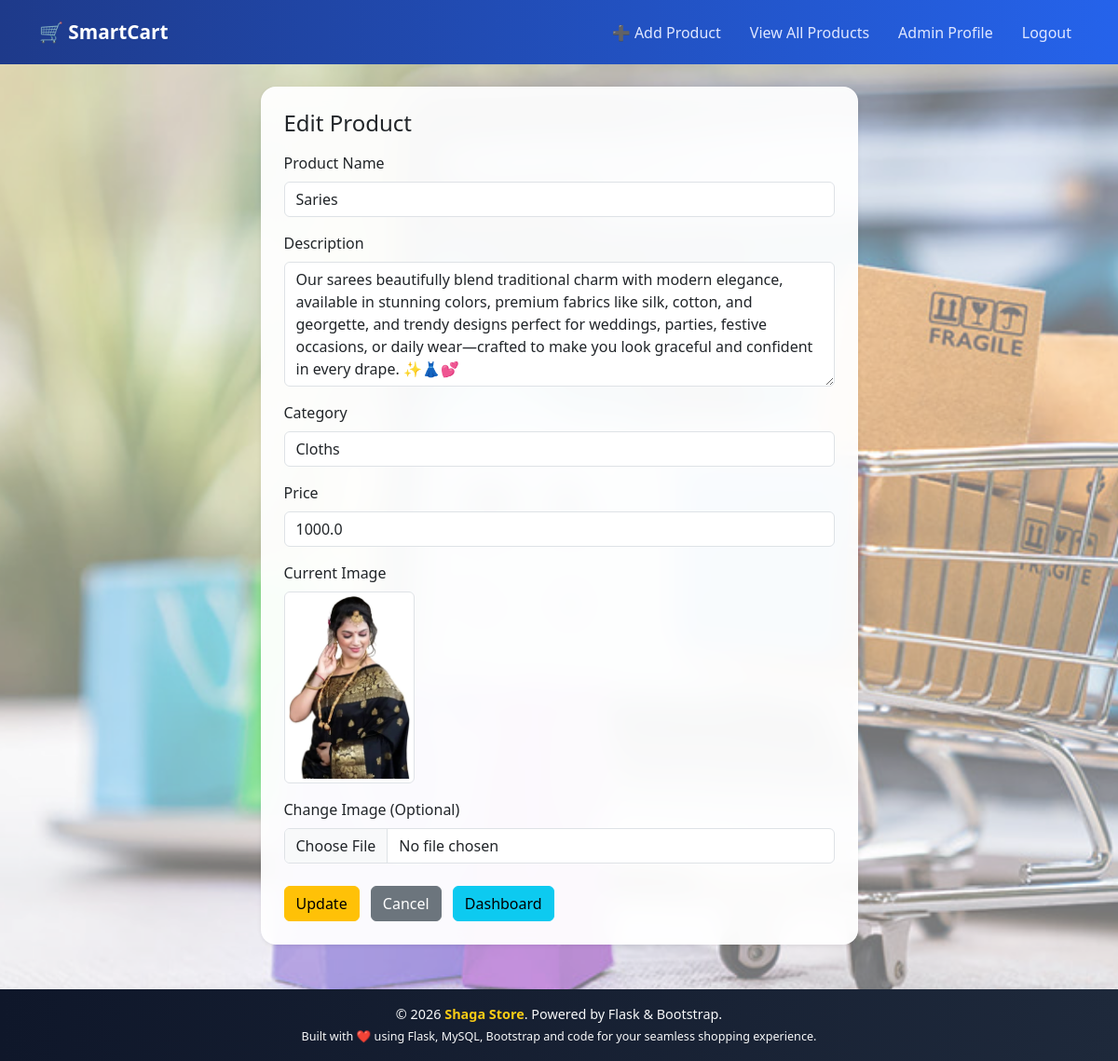
Screenshot of /admin/update-item/2 (signed in) with the database file from the repository.
### tables this page shows
CREATE TABLE products (
    product_id INTEGER PRIMARY KEY AUTOINCREMENT,
    name TEXT,
    description TEXT,
    category TEXT,
    price REAL,
    image TEXT,
    admin_id INTEGER
);

### app.py (the view)
@app.route('/admin/update-item/<int:item_id>', methods=['GET'])
def update_item_page(item_id):
    if 'admin_id' not in session:
        flash("Please login!", "danger")
        return redirect('/admin-login')
    conn = get_db_connection()
    cursor = conn.cursor()
    cursor.execute("SELECT * FROM products WHERE product_id = ?", (item_id,))
    product = cursor.fetchone()
    cursor.close()
    conn.close()
    if not product:
        flash("Product not found!", "danger")
        return redirect('/admin/item-list')
    return render_template("admin/update_item.html", product=product)

### app.py (called while the page is built)
def get_db_connection():
    conn = sqlite3.connect("smartcart.db")
    conn.row_factory = sqlite3.Row   # dictionary=True replacement
    return conn

### templates/admin/update_item.html (shortened to what this page needs)
{% extends 'base.html' %}
{% block content %}
<div class="row justify-content-center">
  <div class="col-md-8 col-lg-7">
    <div class="card shadow-sm">
      <div class="card-body p-4">
        <h4 class="mb-3">Edit Product</h4>
        <form method="POST"
              action="/admin/update-item/{{ product.product_id }}"
              enctype="multipart/form-data">
          <div class="mb-3">
            <label class="form-label">Product Name</label>
            <input
              name="name"
              class="form-control"
              value="{{ product.name }}"
              required>
          </div>
          <div class="mb-3">
            <label class="form-label">Description</label>
            <textarea
              name="description"
              rows="5"
              class="form-control"
              required>{{ product.description }}</textarea>
          </div>
          <div class="mb-3">
            <label class="form-label">Category</label>
            <input
              name="category"
              class="form-control"
              value="{{ product.category }}"
              required>
          </div>
          <div class="mb-3">
            <label class="form-label">Price</label>
            <input
              type="number"
              step="0.01"
              name="price"
              class="form-control"
              value="{{ product.price }}"
              required>
          </div>
          <div class="mb-3">
            <label class="form-label">Current Image</label><br>
            <img
              src="/static/uploads/product_images/{{ product.image }}"
              class="img-thumbnail"
              width="140">
          </div>
          <div class="mb-4">
            <label class="form-label">Change Image (Optional)</label>
            <input
              type="file"
              name="image"
              class="form-control"
              accept="image/*">
          </div>
          <button class="btn btn-warning" type="submit">
            Update
          </button>
          <a class="btn btn-secondary ms-2" href="/admin/item-list">
            Cancel
          </a>
          <a class="btn btn-info ms-2" href="{{ url_for('admin_dashboard') }}">
            Dashboard
          </a>
        </form>
      </div>
    </div>
  </div>
</div>
{% endblock %}

### static/style.css (style rules this page uses)
body { margin: 0; font-family: 'Segoe UI', Tahoma, sans-serif; background: linear-gradient( 135deg, rgba(99, 102, 241, 0.45), rgba(56, 189, 248, 0.45), rgba(34, 197, 94, 0.45) ); background-image: url("./bg.jpg"); background-size: cover; background-position: center; background-repeat: no-repeat; background-attachment: fixed; min-height: 100vh; }
.card { background: rgba(255, 255, 255, 0.9); backdrop-filter: blur(14px); -webkit-backdrop-filter: blur(14px); border-radius: 16px; border: 1px solid rgba(255, 255, 255, 0.5); box-shadow: 0 20px 40px rgba(0,0,0,0.18); }
body { background-image: url("./bg.jpg"); background-size: cover; background-position: center; background-repeat: no-repeat; background-attachment: fixed; }
.card { background: rgba(255, 255, 255, 0.95); }

### rows the page displays
products: name "Saries", description "Our sarees beautifully blend traditional charm with modern elegance, available in stunning colors, premium fabrics like silk, cotton, and georgette, and trendy designs perfect for weddings, parties, festive occasions, or daily wear—crafted to make you look graceful and confident in every drape. ✨👗💕", category "Cloths", price "1000.0", image (picture)
